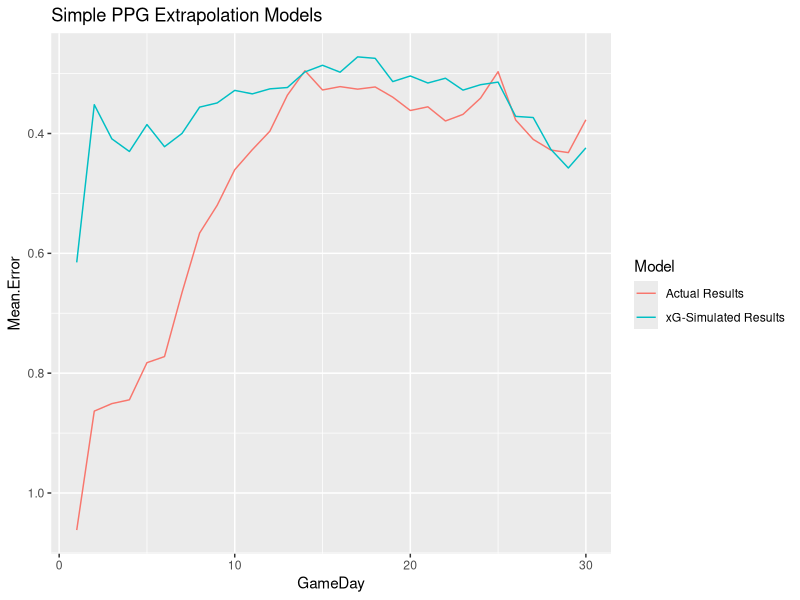

This figure's R source: (Note: this script raises an error after producing the figure.)
library(tidyverse)

# from American Soccer Analysis MLS Interactive Tables
# https://app.americansocceranalysis.com/mls/
game.stats.2019 <- read_csv("./xg_data/american_soccer_analysis_mls_xgoals_games_2019.csv")

## Data prep

# clean up names
names(game.stats.2019)
names(game.stats.2019)[4] <- "HxGtTeam"
names(game.stats.2019)[8] <- "AxGtTeam"
names(game.stats.2019)[14] <- "HxPtsExpected"
names(game.stats.2019)[15] <- "AxPtsExpected"
names(game.stats.2019)
# View(game.stats.2019)

# split into separate dataframes for home and away
# to combine both into a single "long-form" dataframe
names(game.stats.2019)
home.stats.2019 <- data.frame("Date"=game.stats.2019$Date,
                              "Location"="Home",
                              "Team"=game.stats.2019$Home,
                              "Opponent"=game.stats.2019$Away,
                              "xG"=game.stats.2019$HxGtTeam,
                              "xG.Against"=game.stats.2019$AxGtTeam,
                              "Goals"=game.stats.2019$HG,
                              "Goals.Against"=game.stats.2019$AG,
                              "Points.xG.Simul"=game.stats.2019$HxPtsExpected)
away.stats.2019 <- data.frame("Date"=game.stats.2019$Date,
                              "Location"="Away",
                              "Team"=game.stats.2019$Away,
                              "Opponent"=game.stats.2019$Home,
                              "xG"=game.stats.2019$AxGtTeam,
                              "xG.Against"=game.stats.2019$HxGtTeam,
                              "Goals"=game.stats.2019$AG,
                              "Goals.Against"=game.stats.2019$HG,
                              "Points.xG.Simul"=game.stats.2019$AxPtsExpected)

full.stats.2019 <- bind_rows(home.stats.2019,away.stats.2019)
dim(home.stats.2019)
dim(away.stats.2019)
dim(full.stats.2019)
head(full.stats.2019)
tail(full.stats.2019)

# calculate actual points earned
full.stats.2019$Points <- 1
full.stats.2019$Points[full.stats.2019$Goals > full.stats.2019$Goals.Against] <- 3
full.stats.2019$Points[full.stats.2019$Goals < full.stats.2019$Goals.Against] <- 0

# sort the season by date, listing Home team first
full.stats.2019 <- full.stats.2019 %>%
  arrange(
    Date, desc(Location)
  )
# View(full.stats.2019)

# add a game number (e.g. it is Houston's Nth game of the season)
full.stats.2019 <- full.stats.2019 %>%
  group_by(Team) %>% 
  mutate(Game.Number=row_number()) %>%
  ungroup()
# View(full.stats.2019)

## Test predictive performance
# use each game number as a cutoff, measure predictive power of past performance for future
# compare xG-based past performance metrics to actual goals

gameday.cutoffs <- 1:30

holdout.mean.error.base.values <- c()
holdout.mean.error.xg.values <- c()

for (gameday.cutoff in gameday.cutoffs) {
  training.data <- full.stats.2019 %>% filter(Game.Number <= gameday.cutoff)
  test.data <- full.stats.2019 %>% filter(Game.Number > gameday.cutoff)
  
  # a simple model which assumes points per game continue unchanged for each team
  ppg.before <- training.data %>% group_by(Team) %>% summarise(ppg.before = mean(Points))
  ppg.after <- test.data %>% group_by(Team) %>% summarise(ppg.after = mean(Points))
  ppg.merged <- ppg.before %>% inner_join(ppg.after, by=c("Team"="Team"))
  holdout.mean.error.base <- mean(abs(ppg.merged$ppg.after - ppg.merged$ppg.before))
  holdout.mean.error.base.values <- c(holdout.mean.error.base.values, holdout.mean.error.base)
  
  # a model which assumes points per game based on xG simulation continue
  # unchanged for each team
  ppg.before.xg <- training.data %>% group_by(Team) %>% summarise(ppg.before.simul = mean(Points.xG.Simul))
  ppg.after <- test.data %>% group_by(Team) %>% summarise(ppg.after = mean(Points))
  ppg.merged.xg <- ppg.before.xg %>% inner_join(ppg.after, by=c("Team"="Team"))
  holdout.mean.error.xg <- mean(abs(ppg.merged.xg$ppg.after - ppg.merged.xg$ppg.before.simul))
  holdout.mean.error.xg.values <- c(holdout.mean.error.xg.values, holdout.mean.error.xg)
  
  # a model using a weighted combination of actual and xG-simulated points per game
}

basic.model.performance <- data.frame(
  "GameDay"=gameday.cutoffs,
  "Model"="Actual Results",
  "Mean Error"=holdout.mean.error.base.values
)
xg.model.performance <- data.frame(
  "GameDay"=gameday.cutoffs,
  "Model"="xG-Simulated Results",
  "Mean Error"=holdout.mean.error.xg.values
)

model.performance.comp <- bind_rows(basic.model.performance,
                                    xg.model.performance)

# plot Mean Error of extrapolating previous results forward
# using actual results vs. xG-simulated results
ggplot(data=model.performance.comp) + 
  geom_line(mapping=aes(x=GameDay,y=Mean.Error,col=Model)) + 
  scale_y_reverse() + 
  ggtitle("Simple PPG Extrapolation Models")


## build a linear model to predict points per game based on xG, and one based on actual goals
## and a model based on team results

# Note: the training / test split is not totally clean because the "other side" of the holdout 
# team's results are included in the training data, but that shouldn't cause major problems
# TODO fix this by removing all games involving the holdout team from training, even their opponent's results

holdout.lm.goals.mean.error.avg.values <- c()
holdout.lm.xg.mean.error.avg.values <- c()
holdout.lm.results.mean.error.avg.values <- c()

gameday.cutoffs <- 1:30
teams <- unique(full.stats.2019$Team)

# measure performance of the linear models at each gameday cutoff
for (gameday.cutoff in gameday.cutoffs) {
  
  # use pre-cutoff data to predict post-cutoff performance on a per-team basis
  predictor.data <- full.stats.2019 %>% filter(Game.Number <= gameday.cutoff) %>%
    group_by(Team) %>%
    summarize(avg.xG=mean(xG),
              avg.xG.Against=mean(xG.Against),
              avg.Goals=mean(Goals),
              avg.Goals.Against=mean(Goals.Against),
              avg.Points.Before=mean(Points))
  label.data <- full.stats.2019 %>% filter(Game.Number > gameday.cutoff) %>%
    group_by(Team) %>%
    summarize(avg.Points.After=mean(Points))
  
  # measure model performance using leave-one-out cross-validation with each team as a holdout
  
  
  # a simple model which assumes points per game continue unchanged for each team
  ppg.before <- training.data %>% group_by(Team) %>% summarise(ppg.before = mean(Points))
  ppg.after <- test.data %>% group_by(Team) %>% summarise(ppg.after = mean(Points))
  ppg.merged <- ppg.before %>% inner_join(ppg.after, by=c("Team"="Team"))
  holdout.mean.error.lm.goals <- mean(abs(ppg.merged$ppg.after - ppg.merged$ppg.before))
  holdout.mean.error.lm.goals.values <- c(holdout.mean.error.lm.goals.values, holdout.mean.error.lm.goals)
  
  # a model which assumes points per game based on xG simulation continue
  # unchanged for each team
  ppg.before.xg <- training.data %>% group_by(Team) %>% summarise(ppg.before.simul = mean(Points.xG.Simul))
  ppg.after <- test.data %>% group_by(Team) %>% summarise(ppg.after = mean(Points))
  ppg.merged.xg <- ppg.before.xg %>% inner_join(ppg.after, by=c("Team"="Team"))
  holdout.mean.error.lm.goals <- mean(abs(ppg.merged$ppg.after - ppg.merged$ppg.before))
  holdout.mean.error.lm.goals.values <- c(holdout.mean.error.lm.goals.values, holdout.mean.error.lm.goals)
  
  # a model using a weighted combination of actual and xG-simulated points per game
}



## TODO incorporate multiple years of data


